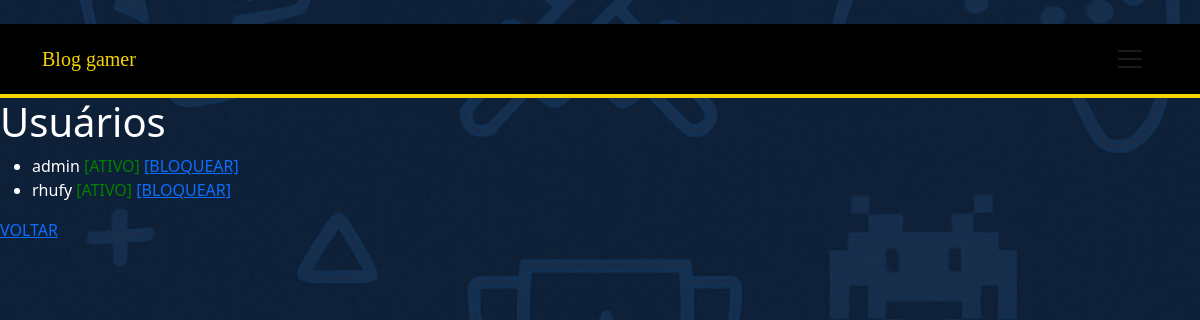
The page /admin_bp/usuarios (signed in) on the database as committed earlier.
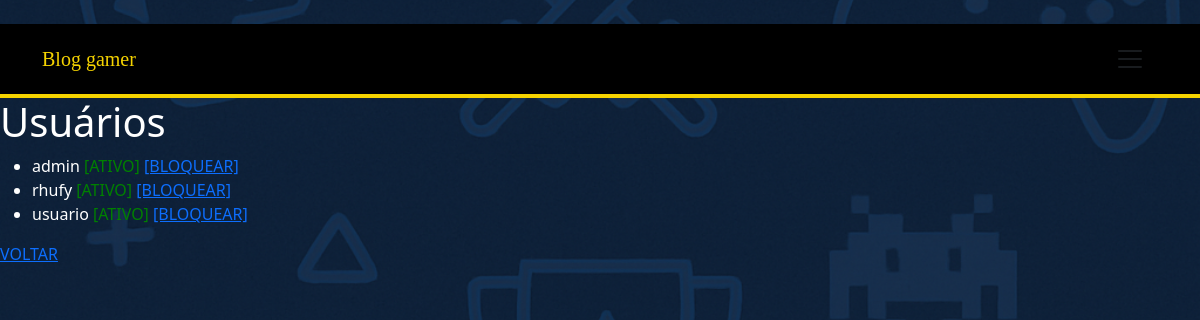
The same page on the database as committed later.
### usuarios_bp/database.py (models this page shows, shortened)
class User(db.Model, UserMixin):
    id = db.Column(db.Integer, primary_key=True)
    nome_usuario = db.Column(db.String(50), unique=True, nullable=False)
    password_hash = db.Column(db.String(100), nullable=False)
    email = db.Column(db.String(150), unique=True, nullable=False)
    perfil = db.relationship("Profile", back_populates="usuario", uselist=False)
    login_attempts = db.Column(db.Integer, default=0)  # responsavel pela contagem de tentativas
    is_locked = db.Column(db.Boolean, default=False)  # responsavel pelo bloqueio
    is_admin = db.Column(db.Boolean, default=False)  # admin
    criticas = db.relationship("Critica", back_populates="usuario")
    comentarios = db.relationship("Comentario", back_populates='usuario')

### admin_bp/routes.py (the view)
@admin_bp.route('/usuarios')
@login_required
@admin_required
def listar_usuarios():
    usuarios = User.query.all()
    return render_template("usuarios.html", usuarios=usuarios)

### app.py (called while the page is built)
@login_manager.user_loader
def load_user(user_id):
    return User.query.get(int(user_id))  # carrega um usuario do banco id

### extensions.py (called while the page is built)
def admin_required(f):
    @wraps(f)
    def decorador_funcao(*args,**kwargs):
        if not current_user.is_authenticated:
            flash("faça login para acessar esta pagina","warning")
            return redirect(url_for("usuarios_bp.login"))
        if not current_user.is_admin:
            flash("Acesso negado","danger")
            return redirect(url_for("usuarios_bp.profile"))
        return f(*args, **kwargs)
    return decorador_funcao

### templates/usuarios.html
{% extends 'base.html' %}
{% block conteudo %}
<h1>Usuários</h1>
<ul>
    {% for usuario in usuarios %}
        <li>
            {{ usuario.nome_usuario }}
            {% if usuario.is_locked %}
                <strong style="color:red;">[BLOQUEADO]</strong>
                <a href="{{ url_for('admin_bp.desbloquear_usuario', user_id=usuario.id) }}">[DESBLOQUEAR]</a>
            {% else %}
                <span style="color:green;">[ATIVO]</span>
                <a href="{{ url_for('admin_bp.bloquear_usuario', user_id=usuario.id) }}">[BLOQUEAR]</a>
            {% endif %}
        </li>
    {% endfor %}
</ul>
<a href="{{ url_for('usuarios_bp.profile') }}">VOLTAR</a>
{% endblock %}

Rows that differ between the two databases and show on the page:
added User: nome_usuario "usuario"
